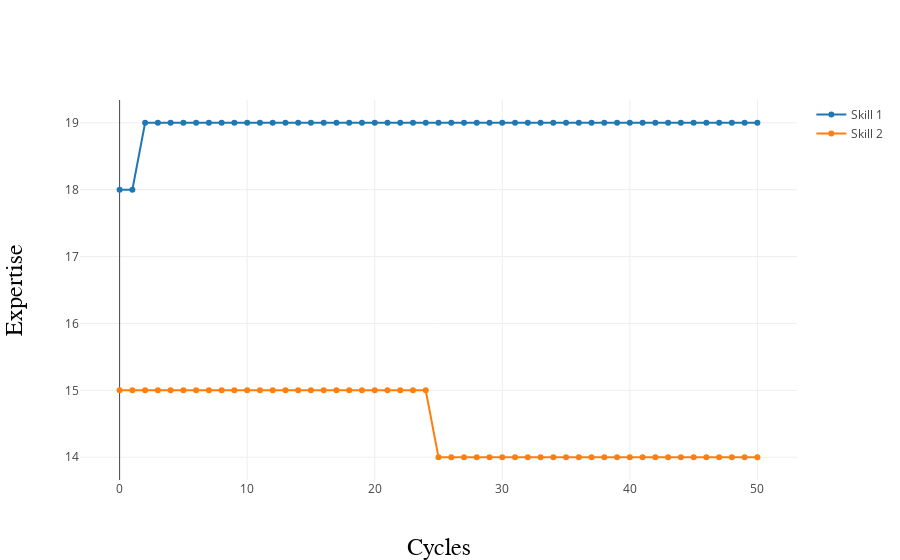

Write notebook code for a chart like this one.
### Code cell
my_workplace.plot_skills(my_workplace.agents[0])

### Figure 1 — Plotly figure (JSON) as saved in the notebook; plotly's stock layout.template omitted (floating-point values rounded to 4 significant figures)
{"data": [{"mode": "lines+markers", "name": "Skill 1", "type": "scatter", "uid": "555a212d-30fa-4772-b068-bf1812a612ed", "x": [0, 1, 2, 3, 4, 5, 6, 7, 8, 9, 10, 11, 12, 13, 14, 15, 16, 17, 18, 19, 20, 21, 22, 23, 24, 25, 26, 27, 28, 29, 30, 31, 32, 33, 34, 35, 36, 37, 38, 39, 40, 41, 42, 43, 44, 45, 46, 47, 48, 49, 50], "y": [18, 18, 19, 19, 19, 19, 19, 19, 19, 19, 19, 19, 19, 19, 19, 19, 19, 19, 19, 19, 19, 19, 19, 19, 19, 19, 19, 19, 19, 19, 19, 19, 19, 19, 19, 19, 19, 19, 19, 19, 19, 19, 19, 19, 19, 19, 19, 19, 19, 19, 19]}, {"mode": "lines+markers", "name": "Skill 2", "type": "scatter", "uid": "76943686-1fd7-4b84-9582-a94548c01d2b", "x": [0, 1, 2, 3, 4, 5, 6, 7, 8, 9, 10, 11, 12, 13, 14, 15, 16, 17, 18, 19, 20, 21, 22, 23, 24, 25, 26, 27, 28, 29, 30, 31, 32, 33, 34, 35, 36, 37, 38, 39, 40, 41, 42, 43, 44, 45, 46, 47, 48, 49, 50], "y": [15, 15, 15, 15, 15, 15, 15, 15, 15, 15, 15, 15, 15, 15, 15, 15, 15, 15, 15, 15, 15, 15, 15, 15, 15, 14, 14, 14, 14, 14, 14, 14, 14, 14, 14, 14, 14, 14, 14, 14, 14, 14, 14, 14, 14, 14, 14, 14, 14, 14, 14]}], "layout": {"xaxis": {"title": "Cycles", "titlefont": {"color": "black", "family": "Arial, sans-serif", "size": 24}}, "yaxis": {"title": "Expertise", "titlefont": {"color": "black", "family": "Arial, sans-serif", "size": 24}}}}
